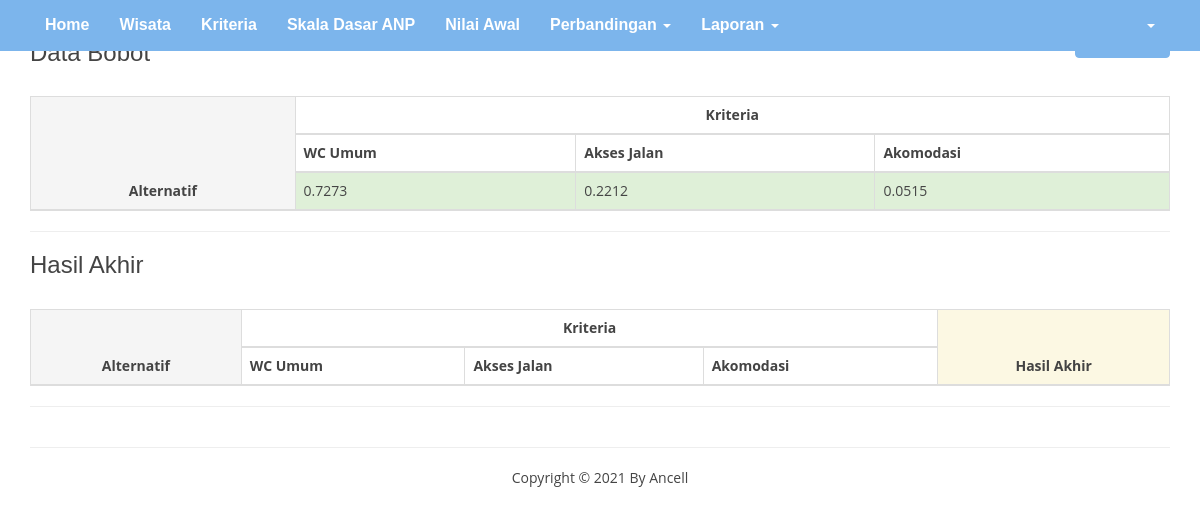
The page /index.php/hasil_akhir on the database its author committed.
### tables this page shows
CREATE TABLE `data_kriteria` (
  `id_kriteria` varchar(2) NOT NULL,
  `nama_kriteria` varchar(45) NOT NULL,
  `jumlah_kriteria` double NOT NULL,
  `bobot_kriteria` double NOT NULL
);

### application/controllers/Hasil_akhir.php (called while the page is built, shortened)
<?php
class Hasil_akhir extends CI_Controller {
	public function __construct()
	{
		$this->load->model('Kriteria_model', 'kriteria');
		$this->load->model('Analisa_alternatif_model', 'al');
		$this->load->model('Rangking_model', 'rank');
	}
	public function index()
	{
		$data = [
			'jum_kriteria' => $this->kriteria->countAll(),
			'kriteria'     => $this->kriteria->getKriteria(),
			'baris'        => $this->al->readByFilter(),
		];
		$this->load->view('header', $data);
		$this->load->view('hasil_akhir', $data);
		$this->load->view('footer', $data);
	}
}

### index.php (called while the page is built, shortened)
<?php
require_once BASEPATH.'core/CodeIgniter.php';

### application/models/Kriteria_model.php (called while the page is built, shortened)
<?php
class Kriteria_model extends CI_Model {
	public function getKriteria()
	{
		$kueri = " SELECT * FROM data_kriteria ORDER BY id_kriteria ASC ";
		return $this->db->query($kueri)->result();
	}
	function countAll() {
		$query = "SELECT * FROM data_kriteria ORDER BY id_kriteria ASC";
		return $this->db->query($query)->num_rows();
	}
}
?>

### application/views/hasil_akhir.php (the view, shortened to what this page needs)
<div class="row">
	<div class="col-xs-12 col-sm-12 col-md-12">
		<br/>
		<div class="row">
			<div class="col-md-6 text-left">
				<h3>Data Bobot</h3>
			</div>
			<div class="col-md-6 text-right">
				<button type="button" onclick="location.href='<?php echo base_url() ?>'" class="btn btn-primary"><i class="fa fa-arrow-left"></i> Kembali</button>
			</div>
		</div>
		<br/>
		<table width="100%" class="table table-striped table-bordered">
			<thead>
				<tr>
					<th rowspan="3" class="text-center active">Alternatif</th>
					<th colspan="<?php echo $jum_kriteria; ?>" class="text-center">Kriteria</th>
				</tr>
				<tr>
					<?php
					foreach ($kriteria as $row) {
						?>
						<th><?= $row->nama_kriteria ?></th>
						<?php
					}
					?>
				</tr>
				<tr class="success">
					<?php
					foreach ($kriteria as $row) {
						?>
						<td><?=number_format($row->bobot_kriteria, 4, '.', ',')?></td>
						<?php
					}
					?>
				</tr>
			</thead>
		</table>
		<hr>
		<h3>Hasil Akhir</h3>
		<br/>
		<table width="100%" class="table table-striped table-bordered">
			<thead>
				<tr>
					<th rowspan="2" class="text-center active">Alternatif</th>
					<th colspan="<?php echo $jum_kriteria; ?>" class="text-center">Kriteria</th>
					<th rowspan="2" class="text-center warning">Hasil Akhir</th>
				</tr>
				<tr>
					<?php
					foreach ($kriteria as $row) {
						?>
						<th><?= $row->nama_kriteria ?></th>
						<?php
					}
					?>
				</tr>
			</thead>
		</table>
		<hr>
	</div>
</div>

### assets/user/css/style.css (style rules this page uses)
:root { scroll-behavior: smooth; }
body { font-family: "Open Sans", sans-serif; color: #444444; }
h1, h2, h3, h4, h5, h6 { font-family: "Nunito", sans-serif; }

### rows shown on the page
data_kriteria: nama_kriteria "WC Umum", bobot_kriteria "0.7273"
data_kriteria: nama_kriteria "Akses Jalan", bobot_kriteria "0.2212"
data_kriteria: nama_kriteria "Akomodasi", bobot_kriteria "0.0515"
